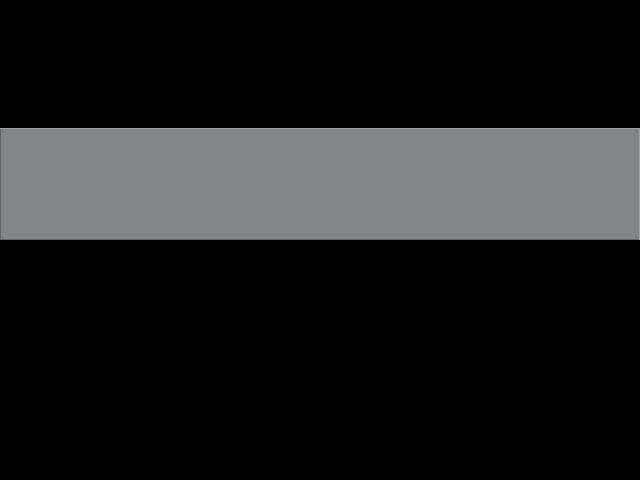

Tiled map render using the project's own tile images. Description and the whole map definition, tile-layer contents included, below:
An orthogonal 40x30 tile map with 16x16 px tiles, 1 tile layer (Tile Layer 1).

<map version="1.9" tiledversion="1.9.1" orientation="orthogonal" renderorder="right-down" width="40" height="30" tilewidth="16" tileheight="16" infinite="0" nextlayerid="2" nextobjectid="1">
 <tileset firstgid="1" source="../../Tilesets/Robots.tsx" />
 <layer id="1" name="Tile Layer 1" width="40" height="30">
  <data encoding="csv">
0,0,0,0,0,0,0,0,0,0,0,0,0,0,0,0,0,0,0,0,0,0,0,0,0,0,0,0,0,0,0,0,0,0,0,0,0,0,0,0,
0,0,0,0,0,0,0,0,0,0,0,0,0,0,0,0,0,0,0,0,0,0,0,0,0,0,0,0,0,0,0,0,0,0,0,0,0,0,0,0,
0,0,0,0,0,0,0,0,0,0,0,0,0,0,0,0,0,0,0,0,0,0,0,0,0,0,0,0,0,0,0,0,0,0,0,0,0,0,0,0,
0,0,0,0,0,0,0,0,0,0,0,0,0,0,0,0,0,0,0,0,0,0,0,0,0,0,0,0,0,0,0,0,0,0,0,0,0,0,0,0,
0,0,0,0,0,0,0,0,0,0,0,0,0,0,0,0,0,0,0,0,0,0,0,0,0,0,0,0,0,0,0,0,0,0,0,0,0,0,0,0,
0,0,0,0,0,0,0,0,0,0,0,0,0,0,0,0,0,0,0,0,0,0,0,0,0,0,0,0,0,0,0,0,0,0,0,0,0,0,0,0,
0,0,0,0,0,0,0,0,0,0,0,0,0,0,0,0,0,0,0,0,0,0,0,0,0,0,0,0,0,0,0,0,0,0,0,0,0,0,0,0,
0,0,0,0,0,0,0,0,0,0,0,0,0,0,0,0,0,0,0,0,0,0,0,0,0,0,0,0,0,0,0,0,0,0,0,0,0,0,0,0,
33,34,34,34,34,34,34,34,34,34,34,34,34,34,34,34,34,34,34,34,34,34,34,34,34,34,34,34,34,34,34,34,34,34,34,34,34,34,34,35,
65,66,66,66,66,66,66,66,66,66,66,66,66,66,66,66,66,66,66,66,66,66,66,66,66,66,66,66,66,66,66,66,66,66,66,66,66,66,66,67,
65,66,66,66,66,66,66,66,66,66,66,66,66,66,66,66,66,66,66,66,66,66,66,66,66,66,66,66,66,66,66,66,66,66,66,66,66,66,66,67,
65,66,66,66,66,66,66,66,66,66,66,66,66,66,66,66,66,66,66,66,66,66,66,66,66,66,66,66,66,66,66,66,66,66,66,66,66,66,66,67,
65,66,66,66,66,66,66,66,66,66,66,66,66,66,66,66,66,66,66,66,66,66,66,66,66,66,66,66,66,66,66,66,66,66,66,66,66,66,66,67,
65,66,66,66,66,66,66,66,66,66,66,66,66,66,66,66,66,66,66,66,66,66,66,66,66,66,66,66,66,66,66,66,66,66,66,66,66,66,66,67,
97,98,98,98,98,98,98,98,98,98,98,98,98,98,98,98,98,98,98,98,98,98,98,98,98,98,98,98,98,98,98,98,98,98,98,98,98,98,98,99,
0,0,0,0,0,0,0,0,0,0,0,0,0,0,0,0,0,0,0,0,0,0,0,0,0,0,0,0,0,0,0,0,0,0,0,0,0,0,0,0,
0,0,0,0,0,0,0,0,0,0,0,0,0,0,0,0,0,0,0,0,0,0,0,0,0,0,0,0,0,0,0,0,0,0,0,0,0,0,0,0,
0,0,0,0,0,0,0,0,0,0,0,0,0,0,0,0,0,0,0,0,0,0,0,0,0,0,0,0,0,0,0,0,0,0,0,0,0,0,0,0,
0,0,0,0,0,0,0,0,0,0,0,0,0,0,0,0,0,0,0,0,0,0,0,0,0,0,0,0,0,0,0,0,0,0,0,0,0,0,0,0,
0,0,0,0,0,0,0,0,0,0,0,0,0,0,0,0,0,0,0,0,0,0,0,0,0,0,0,0,0,0,0,0,0,0,0,0,0,0,0,0,
0,0,0,0,0,0,0,0,0,0,0,0,0,0,0,0,0,0,0,0,0,0,0,0,0,0,0,0,0,0,0,0,0,0,0,0,0,0,0,0,
0,0,0,0,0,0,0,0,0,0,0,0,0,0,0,0,0,0,0,0,0,0,0,0,0,0,0,0,0,0,0,0,0,0,0,0,0,0,0,0,
0,0,0,0,0,0,0,0,0,0,0,0,0,0,0,0,0,0,0,0,0,0,0,0,0,0,0,0,0,0,0,0,0,0,0,0,0,0,0,0,
0,0,0,0,0,0,0,0,0,0,0,0,0,0,0,0,0,0,0,0,0,0,0,0,0,0,0,0,0,0,0,0,0,0,0,0,0,0,0,0,
0,0,0,0,0,0,0,0,0,0,0,0,0,0,0,0,0,0,0,0,0,0,0,0,0,0,0,0,0,0,0,0,0,0,0,0,0,0,0,0,
0,0,0,0,0,0,0,0,0,0,0,0,0,0,0,0,0,0,0,0,0,0,0,0,0,0,0,0,0,0,0,0,0,0,0,0,0,0,0,0,
0,0,0,0,0,0,0,0,0,0,0,0,0,0,0,0,0,0,0,0,0,0,0,0,0,0,0,0,0,0,0,0,0,0,0,0,0,0,0,0,
0,0,0,0,0,0,0,0,0,0,0,0,0,0,0,0,0,0,0,0,0,0,0,0,0,0,0,0,0,0,0,0,0,0,0,0,0,0,0,0,
0,0,0,0,0,0,0,0,0,0,0,0,0,0,0,0,0,0,0,0,0,0,0,0,0,0,0,0,0,0,0,0,0,0,0,0,0,0,0,0,
0,0,0,0,0,0,0,0,0,0,0,0,0,0,0,0,0,0,0,0,0,0,0,0,0,0,0,0,0,0,0,0,0,0,0,0,0,0,0,0
</data>
 </layer>
</map>
